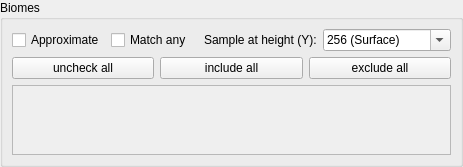
         <widget class="QWidget" name="pageBiomes">
          <layout class="QGridLayout" name="gridLayout_4">
           <property name="leftMargin">
            <number>0</number>
           </property>
           <property name="topMargin">
            <number>0</number>
           </property>
           <property name="rightMargin">
            <number>0</number>
           </property>
           <property name="bottomMargin">
            <number>0</number>
           </property>
           <property name="spacing">
            <number>0</number>
           </property>
           <item row="1" column="1">
            <widget class="QGroupBox" name="groupBox_7">
             <property name="sizePolicy">
              <sizepolicy hsizetype="MinimumExpanding" vsizetype="Preferred">
               <horstretch>0</horstretch>
               <verstretch>0</verstretch>
              </sizepolicy>
             </property>
             <property name="title">
              <string>Biomes</string>
             </property>
             <layout class="QGridLayout" name="gridLayout_13">
              <item row="0" column="0">
               <widget class="QCheckBox" name="checkApprox">
                <property name="toolTip">
                 <string>Enables optimizations that trade some accuracy for speed</string>
                </property>
                <property name="text">
                 <string>Approximate</string>
                </property>
               </widget>
              </item>
              <item row="0" column="1">
               <widget class="QCheckBox" name="checkMatchAny">
                <property name="toolTip">
                 <string>&lt;html&gt;&lt;head/&gt;&lt;body&gt;&lt;p style=&quot;white-space:pre&quot;&gt;Satisfied if &lt;span style=&quot; font-weight:600;&quot;&gt;any&lt;/span&gt; of the checked biomes are present&lt;/p&gt;&lt;/body&gt;&lt;/html&gt;</string>
                </property>
                <property name="text">
                 <string>Match any</string>
                </property>
               </widget>
              </item>
              <item row="0" column="2">
               <spacer name="horizontalSpacer_3">
                <property name="orientation">
                 <enum>Qt::Horizontal</enum>
                </property>
                <property name="sizeHint" stdset="0">
                 <size>
                  <width>0</width>
                  <height>0</height>
                 </size>
                </property>
               </spacer>
              </item>
              <item row="0" column="3">
               <widget class="QLabel" name="labelY">
                <property name="text">
                 <string>Sample at height (Y):</string>
                </property>
               </widget>
              </item>
              <item row="0" column="4">
               <widget class="QComboBox" name="comboY">
                <property name="editable">
                 <bool>true</bool>
                </property>
                <property name="maxVisibleItems">
                 <number>12</number>
                </property>
                <item>
                 <property name="text">
                  <string>256 (Surface)</string>
                 </property>
                </item>
                <item>
                 <property name="text">
                  <string>128 (Nether Roof)</string>
                 </property>
                </item>
                <item>
                 <property name="text">
                  <string>62 (Sea Level)</string>
                 </property>
                </item>
                <item>
                 <property name="text">
                  <string>48</string>
                 </property>
                </item>
                <item>
                 <property name="text">
                  <string>32</string>
                 </property>
                </item>
                <item>
                 <property name="text">
                  <string>16</string>
                 </property>
                </item>
                <item>
                 <property name="text">
                  <string>0</string>
                 </property>
                </item>
                <item>
                 <property name="text">
                  <string>-16</string>
                 </property>
                </item>
                <item>
                 <property name="text">
                  <string>-32</string>
                 </property>
                </item>
                <item>
                 <property name="text">
                  <string>-48</string>
                 </property>
                </item>
                <item>
                 <property name="text">
                  <string>-64 (Bedrock)</string>
                 </property>
                </item>
               </widget>
              </item>
              <item row="1" column="0" colspan="5">
               <layout class="QHBoxLayout" name="horizontalLayout_4">
                <item>
                 <widget class="QPushButton" name="buttonUncheck">
                  <property name="text">
                   <string>uncheck all</string>
                  </property>
                 </widget>
                </item>
                <item>
                 <widget class="QPushButton" name="buttonInclude">
                  <property name="text">
                   <string>include all</string>
                  </property>
                 </widget>
                </item>
                <item>
                 <widget class="QPushButton" name="buttonExclude">
                  <property name="text">
                   <string>exclude all</string>
                  </property>
                 </widget>
                </item>
               </layout>
              </item>
              <item row="2" column="0" colspan="5">
               <widget class="QScrollArea" name="scrollBiomes">
                <property name="widgetResizable">
                 <bool>true</bool>
                </property>
                <widget class="QWidget" name="scrollBiomesContent">
                 <layout class="QVBoxLayout" name="verticalLayout_6">
                  <property name="sizeConstraint">
                   <enum>QLayout::SetMinAndMaxSize</enum>
                  </property>
                  <item>
                   <layout class="QGridLayout" name="gridLayoutBiomes"/>
                  </item>
                 </layout>
                </widget>
               </widget>
              </item>
             </layout>
            </widget>
           </item>
          </layout>
         </widget>
